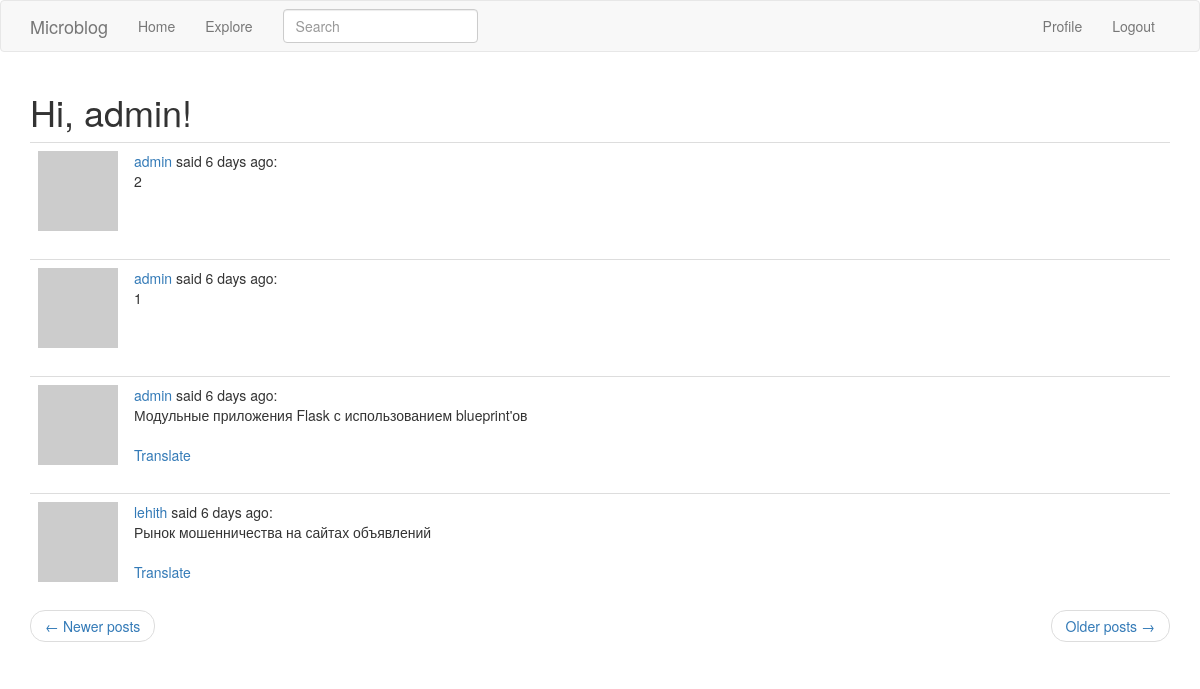
Screenshot of /explore?page=2 (signed in) with the database file from the repository.
### app/models.py (models this page shows, shortened)
class User(UserMixin, db.Model):
    id = db.Column(db.Integer, primary_key=True)
    username = db.Column(db.String(64), index=True, unique=True)
    email = db.Column(db.String(120), index=True, unique=True)
    password_hash = db.Column(db.String(128))
    about_me = db.Column(db.String(140))
    posts = db.relationship('Post', backref='author', lazy='dynamic')
    last_seen = db.Column(db.DateTime, default=datetime.utcnow)
    followed = db.relationship(
        'User', secondary=followers,
        primaryjoin=(followers.c.follower_id == id),
        secondaryjoin=(followers.c.followed_id == id),
        backref=db.backref('followers', lazy='dynamic'), lazy='dynamic')
    def avatar(self, size):
        digest = md5(self.email.lower().encode('utf-8')).hexdigest()
        return 'https://www.gravatar.com/avatar/{}?d=identicon&s={}'.format(
            digest, size)

class SearchableMixin(object):
    @classmethod
    def before_commit(cls, session):
        session._changes = {
            'add': list(session.new),
            'update': list(session.dirty),
            'delete': list(session.deleted)
        }
    @classmethod
    def after_commit(cls, session):
        for obj in session._changes['add']:
            if isinstance(obj, SearchableMixin):
                add_to_index(obj.__tablename__, obj)
        for obj in session._changes['update']:
            if isinstance(obj, SearchableMixin):
                add_to_index(obj.__tablename__, obj)
        for obj in session._changes['delete']:
            if isinstance(obj, SearchableMixin):
                remove_from_index(obj.__tablename__, obj)
        session._changes = None

class Post(SearchableMixin, db.Model):
    __searchable__ = ['body']
    id = db.Column(db.Integer, primary_key=True)
    body = db.Column(db.String(140))
    timestamp = db.Column(db.DateTime, index=True, default=datetime.utcnow)
    user_id = db.Column(db.Integer, db.ForeignKey('user.id'))
    language = db.Column(db.String(5))

### app/main/routes.py (the view)
@bp.route('/explore')
@login_required
def explore():
    page = request.args.get('page', 1, type=int)
    posts = Post.query.order_by(Post.timestamp.desc()).paginate(
        page, current_app.config['POSTS_PER_PAGE'], False)
    next_url = url_for('main.explore', page=posts.next_num) \
        if posts.has_next else None
    prev_url = url_for('main.explore', page=posts.prev_num) \
        if posts.has_prev else None
    return render_template('index.html', title=_('Explore'),
                           posts=posts.items, next_url=next_url,
                           prev_url=prev_url)

### app/main/forms.py
class SearchForm(FlaskForm):
    q = StringField(_l('Search'), validators=[DataRequired()])
    def __init__(self, *args, **kwargs):
        if 'formdata' not in kwargs:
            kwargs['formdata'] = request.args
        if 'csrf_enabled' not in kwargs:
            kwargs['csrf_enabled'] = False
        super(SearchForm, self).__init__(*args, **kwargs)

### app/main/routes.py (called while the page is built)
@bp.before_app_request
def before_request():
    if current_user.is_authenticated:
        current_user.last_seen = datetime.utcnow()
        db.session.commit()
        g.search_form = SearchForm()
    g.locale = str(get_locale())

### app/models.py (called while the page is built)
@login.user_loader
def load_user(id):
    return User.query.get(int(id))

### app/main/templates/index.html (shortened to what this page needs)
{% extends "base.html" %}
{% import 'bootstrap/wtf.html' as wtf %}
{% block app_content %}
    <h1>{{ _('Hi')}}, {{ current_user.username }}!</h1>
    {% for post in posts %}
        {% include '_post.html' %}
    {% endfor %}
    <nav aria-label="...">
        <ul class="pager">
            <li class="previous{% if not prev_url %} disabled{% endif %}">
                <a href="{{ prev_url or '#' }}">
                    <span aria-hidden="true">&larr;</span> {{ _('Newer posts')}}
                </a>
            </li>
            <li class="next{% if not next_url %} disabled{% endif %}">
                <a href="{{ next_url or '#' }}">
                    {{ _('Older posts')}} <span aria-hidden="true">&rarr;</span>
                </a>
            </li>
        </ul>
    </nav>
{% endblock %}

### app/main/templates/_post.html
<table class="table table-hover">
    <tr>
        <td width="70px">
            <a href="{{ url_for('main.user', username=post.author.username) }}">
                <img src="{{ post.author.avatar(70) }}"/>
            </a>
        </td>
        <td>
            <a href="{{ url_for('main.user', username=post.author.username) }}">
                {{ post.author.username }}
            </a>
            {{ _('said') }} {{ moment(post.timestamp).fromNow() }}:
            <br>
            <span id="post{{ post.id }}">{{ post.body }}</span>
            {% if post.language and post.language != g.locale %}
                <br><br>
              <span id="translation{{ post.id }}">
                <a href="javascript:translate(
                            '#post{{ post.id }}',
                            '#translation{{ post.id }}',
                            '{{ post.language }}',
                            '{{ g.locale }}');">{{ _('Translate') }}</a>
            </span>
            {% endif %}
        </td>
    </tr>
</table>

### rows the page displays
User: username "admin"
Post: author.username "admin", timestamp "6 days ago", body "2"
Post: author.username "admin", timestamp "6 days ago", body "1"
Post: author.username "admin", timestamp "6 days ago", body "Модульные приложения Flask с использованием blueprint'ов"
Post: author.username "lehith", timestamp "6 days ago", body "Рынок мошенничества на сайтах объявлений"
